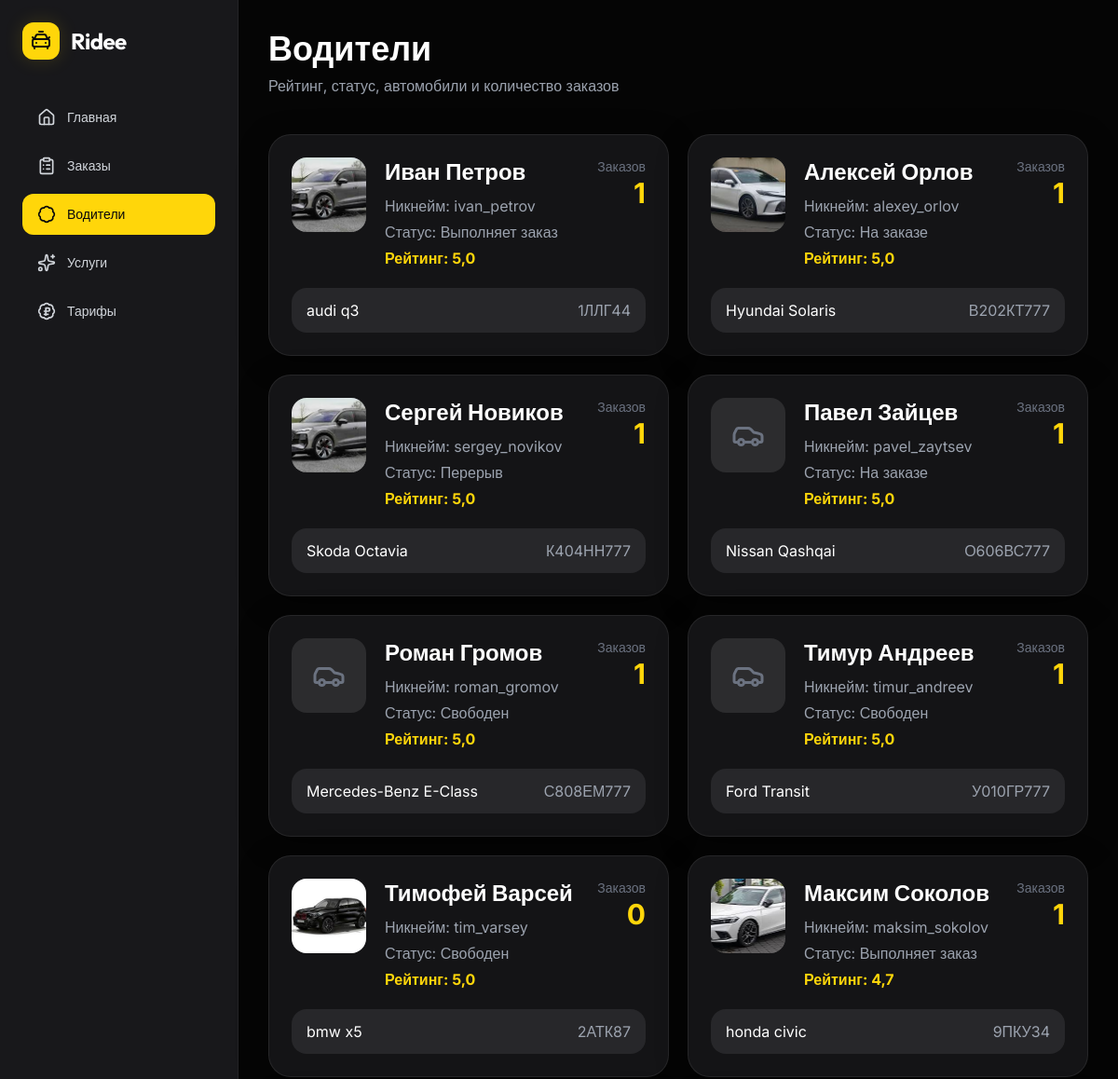
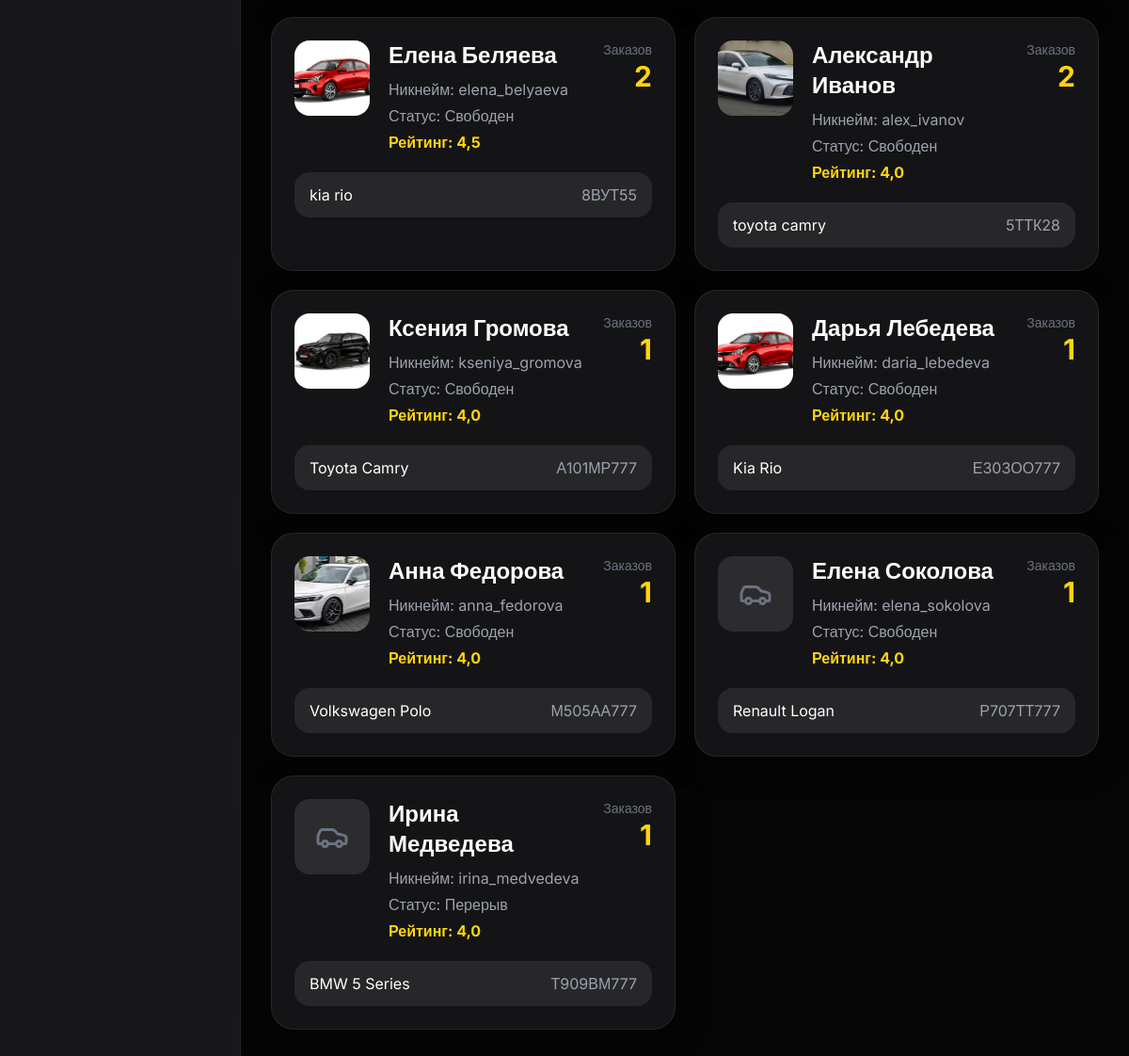
The app's page /drivers/ with its own data (2 pictures, top to bottom).
### core/models.py (models this page shows, shortened)
class Image(models.Model):
    car = models.ForeignKey(
        Car,
        on_delete=models.CASCADE,
        verbose_name="Автомобиль"
    )
    image = models.ImageField(
        upload_to="cars/",
        verbose_name="Изображение"
    )
    created_at = models.DateTimeField(
        auto_now_add=True,
        verbose_name="Дата загрузки"
    )
    class Meta:
        verbose_name = "Изображение"
        verbose_name_plural = "Изображения"

class Driver(models.Model):
    user = models.OneToOneField(
        User,
        on_delete=models.CASCADE,
        verbose_name="Пользователь"
    )
    rating = models.FloatField(
        default=5.0,
        verbose_name="Рейтинг"
    )
    status = models.CharField(
        max_length=50,
        verbose_name="Статус водителя"
    )
    created_at = models.DateTimeField(
        auto_now_add=True,
        verbose_name="Дата создания"
    )
    profile_url = models.URLField(
        blank=True,
        null=True,
        verbose_name="Ссылка на профиль"
    )
    class Meta:
        verbose_name = "Водитель"
        verbose_name_plural = "Водители"
        ordering = ['-created_at']
    def __str__(self) -> str:
        full_name = self.user.get_full_name()
        return full_name or self.user.username

class Car(models.Model):
    driver = models.ForeignKey(
        Driver,
        on_delete=models.CASCADE,
        verbose_name="Водитель"
    )
    brand = models.CharField(
        max_length=100,
        verbose_name="Марка"
    )
    model = models.CharField(
        max_length=100,
        verbose_name="Модель"
    )
    number = models.CharField(
        max_length=20,
        verbose_name="Госномер"
    )
    color = models.CharField(
        max_length=50,
        verbose_name="Цвет"
    )
    created_at = models.DateTimeField(
        auto_now_add=True,
        verbose_name="Дата добавления"
    )
    class Meta:
        verbose_name = "Автомобиль"
        verbose_name_plural = "Автомобили"
    def __str__(self) -> str:
        return f"{self.brand} {self.model} ({self.number})"

### core/views.py (the view)
# urls.py: path('drivers/', views.drivers_list, name='drivers_list'),
def drivers_list(request: HttpRequest) -> HttpResponse:
    drivers = Driver.objects.select_related(
        'user'
    ).prefetch_related(
        'car_set__image_set'
    ).annotate(
        order_count=Count('order')
    ).order_by('-rating', '-order_count')
    return render(request, 'pages/drivers_list.html', {
        'drivers': drivers
    })

### core/templates/pages/drivers_list.html (shortened to what this page needs)
{% extends 'base/base.html' %}
{% block content %}
<div class="mb-10">
    <h1 class="text-4xl font-display font-bold mb-2">Водители</h1>
    <p class="text-gray-400">Рейтинг, статус, автомобили и количество заказов</p>
</div>
<div class="grid grid-cols-1 lg:grid-cols-2 gap-5">
    {% for driver in drivers %}
    <article id="driver-{{ driver.id }}" class="glass-panel p-6 rounded-3xl shadow-card">
        <div class="flex gap-5">
            <div class="w-20 h-20 rounded-2xl bg-white/10 overflow-hidden shrink-0 flex items-center justify-center">
                {% for car in driver.car_set.all %}
                    {% if forloop.first %}
                        {% for photo in car.image_set.all %}
                            {% if forloop.first %}
                            <img src="{{ photo.image.url }}" alt="{{ car }}" class="w-full h-full object-cover">
                            {% endif %}
                        {% empty %}
                        <i data-lucide="car" class="w-9 h-9 text-gray-500" aria-hidden="true"></i>
                        {% endfor %}
                    {% endif %}
                {% empty %}
                <i data-lucide="car" class="w-9 h-9 text-gray-500" aria-hidden="true"></i>
                {% endfor %}
            </div>
            <div class="flex-1 min-w-0">
                <h2 class="text-2xl font-bold mb-2">{{ driver }}</h2>
                <p class="text-gray-400 mb-1">Никнейм: {{ driver.user.username }}</p>
                <p class="text-gray-400 mb-1">Статус: {{ driver.status }}</p>
                <p class="text-brand font-bold">Рейтинг: {{ driver.rating }}</p>
            </div>
            <div class="text-right shrink-0">
                <p class="text-gray-500 text-sm">Заказов</p>
                <p class="text-3xl font-bold text-brand">{{ driver.order_count }}</p>
            </div>
        </div>
        <div class="mt-5 space-y-2">
            {% for car in driver.car_set.all %}
            <div class="bg-dark-800 rounded-2xl px-4 py-3 flex justify-between gap-3">
                <span>{{ car.brand }} {{ car.model }}</span>
                <span class="text-gray-400">{{ car.number }}</span>
            </div>
            {% empty %}
            <p class="text-gray-400">Автомобиль не указан</p>
            {% endfor %}
        </div>
    </article>
    {% empty %}
    <div class="glass-panel p-8 rounded-3xl text-center lg:col-span-2">
        <p class="text-gray-400 text-xl">Водителей пока нет</p>
    </div>
    {% endfor %}
</div>
{% endblock %}

### core/templates/base/base.html (style rules this page uses)
body { background-color: #050505; color: white; font-family: 'Inter', sans-serif; }
.glass-panel { background: rgba(24, 24, 27, 0.85); backdrop-filter: blur(16px); border: 1px solid rgba(255,255,255,0.08); }

### records on screen
Driver: user.last_name "Иван Петров", user.username "ivan_petrov", status "Выполняет заказ", rating "5,0", order_count "1"
Car: brand "audi", model "q3", number "1ЛЛГ44"
Image: image (picture)
Driver: user.last_name "Алексей Орлов", user.username "alexey_orlov", status "На заказе", rating "5,0", order_count "1"
Car: brand "Hyundai", model "Solaris", number "В202КТ777"
Image: image (picture)
Driver: user.last_name "Сергей Новиков", user.username "sergey_novikov", status "Перерыв", rating "5,0", order_count "1"
Car: brand "Skoda", model "Octavia", number "К404НН777"
Image: image (picture)
Driver: user.last_name "Павел Зайцев", user.username "pavel_zaytsev", status "На заказе", rating "5,0", order_count "1"
Car: brand "Nissan", model "Qashqai", number "О606ВС777"
Driver: user.last_name "Роман Громов", user.username "roman_gromov", status "Свободен", rating "5,0", order_count "1"
Car: brand "Mercedes-Benz", model "E-Class", number "С808ЕМ777"
Driver: user.last_name "Тимур Андреев", user.username "timur_andreev", status "Свободен", rating "5,0", order_count "1"
Car: brand "Ford", model "Transit", number "У010ГР777"
Driver: user.last_name "Тимофей Варсей", user.username "tim_varsey", status "Свободен", rating "5,0", order_count "0"
Car: brand "bmw", model "x5", number "2АТК87"
Image: image (picture)
Driver: user.last_name "Максим Соколов", user.username "maksim_sokolov", status "Выполняет заказ", rating "4,7", order_count "1"
Car: brand "honda", model "civic", number "9ПКУ34"
Image: image (picture)
Driver: user.last_name "Елена Беляева", user.username "elena_belyaeva", status "Свободен", rating "4,5", order_count "2"
Car: brand "kia", model "rio", number "8ВУТ55"
Image: image (picture)
Driver: user.last_name "Александр Иванов", user.username "alex_ivanov", status "Свободен", rating "4,0", order_count "2"
Car: brand "toyota", model "camry", number "5ТТК28"
Image: image (picture)
Driver: user.last_name "Ксения Громова", user.username "kseniya_gromova", status "Свободен", rating "4,0", order_count "1"
Car: brand "Toyota", model "Camry", number "А101МР777"
Image: image (picture)
Driver: user.last_name "Дарья Лебедева", user.username "daria_lebedeva", status "Свободен", rating "4,0", order_count "1"
Car: brand "Kia", model "Rio", number "Е303ОО777"
Image: image (picture)
Driver: user.last_name "Анна Федорова", user.username "anna_fedorova", status "Свободен", rating "4,0", order_count "1"
Car: brand "Volkswagen", model "Polo", number "М505АА777"
Image: image (picture)
Driver: user.last_name "Елена Соколова", user.username "elena_sokolova", status "Свободен", rating "4,0", order_count "1"
Car: brand "Renault", model "Logan", number "Р707ТТ777"
Driver: user.last_name "Ирина Медведева", user.username "irina_medvedeva", status "Перерыв", rating "4,0", order_count "1"
Car: brand "BMW", model "5 Series", number "Т909ВМ777"
